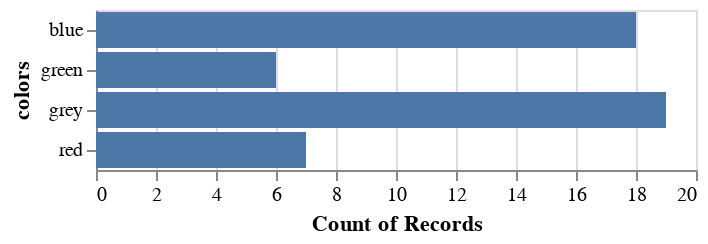

This figure's notebook cell:
### Markdown cell above
A horizontal bar chart is an effective way of visualizing data from a categorical distribution:

### Code cell
colors_df = pd.DataFrame(dict(colors=colors))
alt.Chart(colors_df).mark_bar().encode(
    y = 'colors',
    x = 'count(*)'
)

### Figure 1 — Vega-Lite specification as saved in the notebook (floating-point values rounded to 4 significant figures)
{"$schema": "https://vega.github.io/schema/vega-lite/v1.2.1.json", "data": {"values": [{"colors": "red"}, {"colors": "blue"}, {"colors": "grey"}, {"colors": "red"}, {"colors": "grey"}, {"colors": "red"}, {"colors": "blue"}, {"colors": "blue"}, {"colors": "grey"}, {"colors": "green"}, {"colors": "blue"}, {"colors": "green"}, {"colors": "green"}, {"colors": "blue"}, {"colors": "blue"}, {"colors": "grey"}, {"colors": "blue"}, {"colors": "grey"}, {"colors": "grey"}, {"colors": "red"}, {"colors": "grey"}, {"colors": "grey"}, {"colors": "green"}, {"colors": "blue"}, {"colors": "grey"}, {"colors": "grey"}, {"colors": "grey"}, {"colors": "green"}, {"colors": "grey"}, {"colors": "grey"}, {"colors": "blue"}, {"colors": "blue"}, {"colors": "red"}, {"colors": "green"}, {"colors": "grey"}, {"colors": "grey"}, {"colors": "blue"}, {"colors": "blue"}, {"colors": "blue"}, {"colors": "blue"}, {"colors": "red"}, {"colors": "grey"}, {"colors": "blue"}, {"colors": "red"}, {"colors": "blue"}, {"colors": "blue"}, {"colors": "grey"}, {"colors": "grey"}, {"colors": "blue"}, {"colors": "grey"}]}, "encoding": {"x": {"aggregate": "count", "field": "*"}, "y": {"field": "colors", "type": "nominal"}}, "mark": "bar"}
